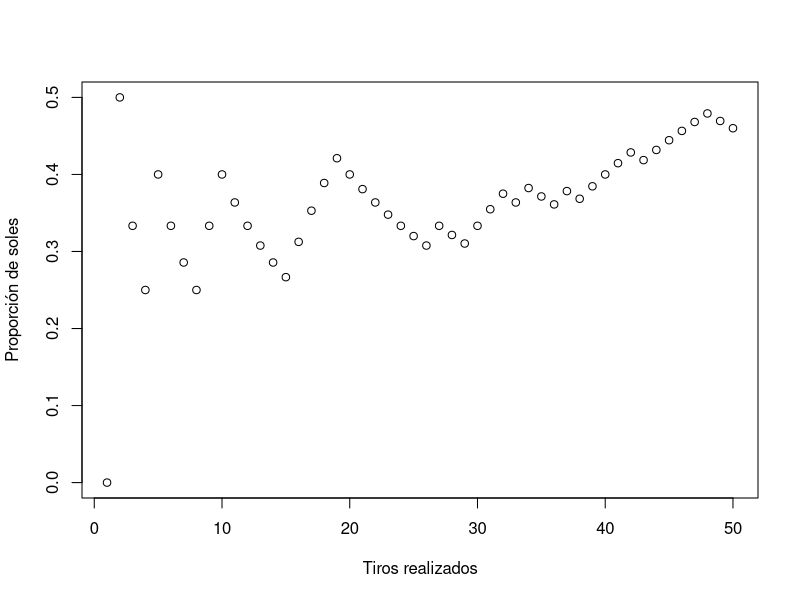
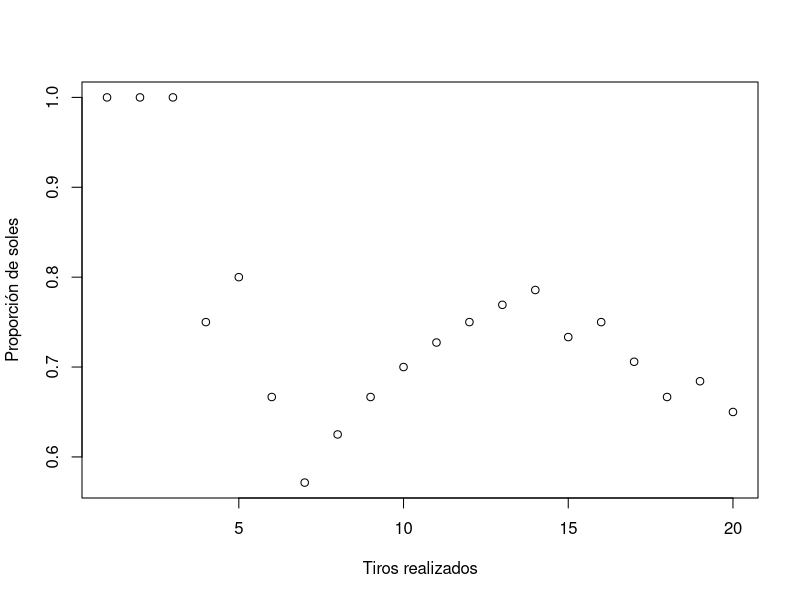
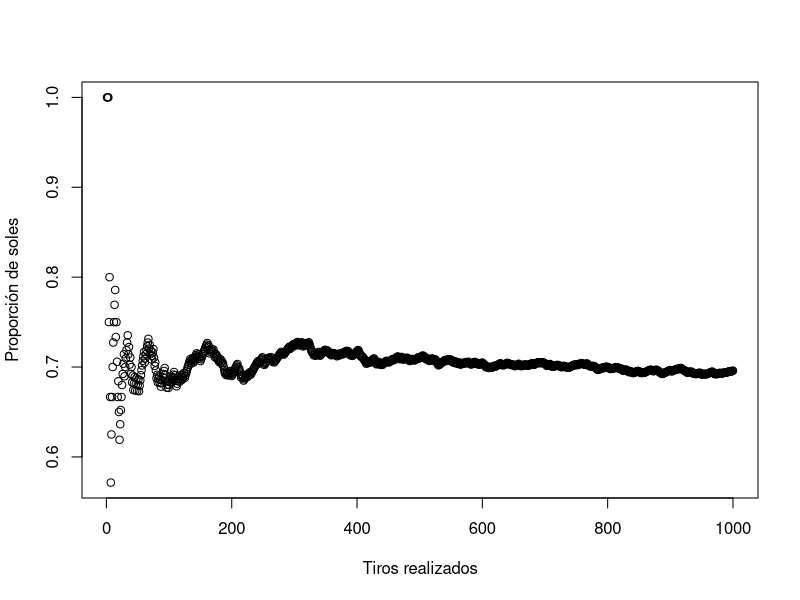

Here is the R script that generated these plots, in order:
## ---- chunk 1
knitr::opts_chunk$set(echo = TRUE)
## ---- chunk 2
set.seed(1)
tiros <- sample (0:1,50, replace = TRUE)
tiros
## ---- chunk 3
Resultados <- data.frame("Número de soles"= sum(tiros), 
                         "Número de águilas"= 50-sum(tiros), 
                         "Proporción de soles" = sum(tiros)/50 )
Resultados
## ---- chunk 4
 tiro_por_tiro <- data.frame("Tiro" = vector("integer"), 
                             "Número de soles"= vector(), 
                             "Proporción de soles" = vector() ) 
for (i in 1:50) {
  tiro_actual <- tiros[1:i]
  datos_nuevos <- data.frame("Tiro" = i, 
                           "Número de soles"= sum(tiro_actual), 
                           "Proporción de soles" = 
                             sum(tiro_actual)/ i)
  tiro_por_tiro <- rbind(tiro_por_tiro, datos_nuevos)
}
tiro_por_tiro
plot(tiro_por_tiro[,1], 
     tiro_por_tiro[,3], 
     xlab = "Tiros realizados", 
     ylab = "Proporción de soles")
## ---- chunk 5
Prop_soles <- function(num_tiros, proba = .5){
  set.seed(1)
  tiros <- sample (0:1,num_tiros, replace = TRUE, 
                   prob = c(1-proba, proba))
  tiro_por_tiro <- data.frame("Tiro" = vector("integer"), 
                               "Número de soles"= vector(),
                               "Proporción de soles" = vector() ) 
   for (i in 1:num_tiros) {
    tiro_actual <- tiros[1:i]
    datos_nuevos <- data.frame("Tiro" = i, "Número de soles"=   
                               sum(tiro_actual), "Proporción de 
                             soles" = sum(tiro_actual)/ i)
    tiro_por_tiro <- rbind(tiro_por_tiro, datos_nuevos)
  }
  tiro_por_tiro
  plot(tiro_por_tiro[,1], tiro_por_tiro[,3], 
     xlab = "Tiros realizados", 
     ylab = "Proporción de soles")
}

Prop_soles(20, .7)
Prop_soles(1000, .7)
  

